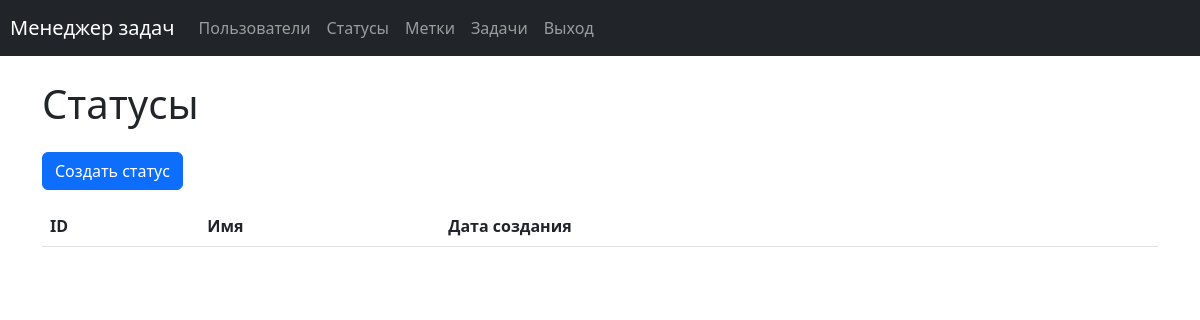
The page /statuses/ (signed in) on the database as committed earlier.
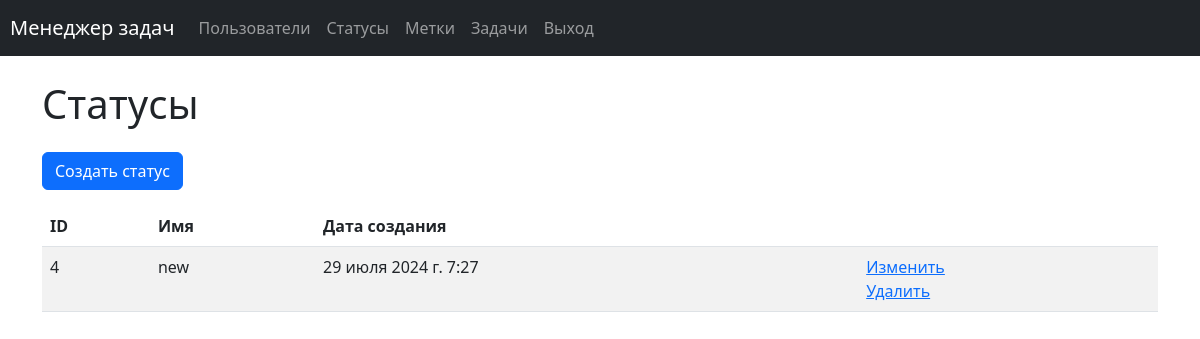
The same page on the database as committed later.
### task_manager/statuses/models.py (models this page shows, shortened)
class Status(models.Model):
    name = models.CharField(
        max_length=100,
        unique=True,
        blank=False,
        verbose_name=_('Name'),
    )
    created_at = models.DateTimeField(
        auto_now_add=True,
        verbose_name=_('Creation date')
    )
    class Meta:
        verbose_name = _('Status')
        verbose_name_plural = _('Statuses')

### task_manager/statuses/views.py (the view)
# urls.py: path('', views.IndexView.as_view(), name='statuses'),
class IndexView(UserLoginMixin, ListView):
    template_name = 'statuses/index.html'
    model = Status
    context_object_name = 'statuses'

### task_manager/mixins.py (called while the page is built)
    def dispatch(self, request, *args, **kwargs):
        if not request.user.is_authenticated:
            message = _("You are not logged in! Please log in.")
            messages.error(request, message)
            return redirect(self.login_url)
        return super().dispatch(request, *args, **kwargs)

### task_manager/templates/statuses/index.html (shortened to what this page needs)
{% extends 'base.html' %}
{% load i18n %}
{% block content %}
<div class="container wrapper flex-grow-1">
      <h1 class="my-4">
        {% trans 'Statuses' %}
      </h1>
<a class="btn btn-primary mb-3" href="{% url 'statuses_create' %}">{% trans 'Create status' %}</a>
<table class="table table-striped">
  <thead>
    <tr>
      <th>ID</th>
      <th>{% trans 'Name' %}</th>
      <th>{% trans 'Created at' %}</th>
      <th></th>
    </tr>
  </thead>
  <tbody>
    {% for status in statuses %}
      <tr>
          <td>{{ status.id }}</td>
          <td>{{ status.name }}</td>
          <td>{{ status.created_at }}</td>
          <td>
              <a href="{% url 'statuses_update' status.id %}">{% trans 'Update' %}</a>
              <br>
              <a href="{% url 'statuses_delete' status.id %}">{% trans 'Delete' %}</a>
          </td>
      </tr>
    {% endfor %}
  </tbody>
</table>
</div>
{% endblock %}

Rows that differ between the two databases and show on the page:
added Status: id "4", name "new", created_at "29 июля 2024 г. 7:27"
